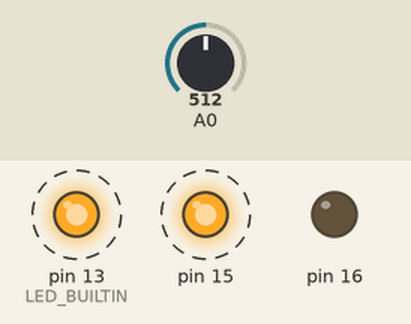
Recording of a sketch running on a simulated Arduino Uno, built with avr-gcc and run on an emulated ATmega328P. Shown: output pins drawn as LEDs (lit = HIGH). Dashed ring = blinking. The inputs (shaded band) are chosen by the test bench; at power-on: A0 = 512. What the sketch prints to the serial monitor is not drawn.

Above: at 0.2 s.
Timing chart, 0 to 3.0 s (numbered marks = the images above):
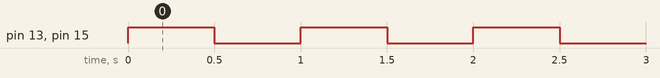

The sketch:

PicoCheck.ino
```cpp
// Exercises the Pico pins the simulator maps: the built-in LED, PWM, an
// analog input and the USB serial port.
void setup() {
  Serial.begin(115200);
  pinMode(LED_BUILTIN, OUTPUT);
  pinMode(15, OUTPUT);
  analogWrite(16, 64);
}

void loop() {
  digitalWrite(LED_BUILTIN, HIGH);
  digitalWrite(15, HIGH);
  Serial.println(analogRead(A0));
  delay(500);
  digitalWrite(LED_BUILTIN, LOW);
  digitalWrite(15, LOW);
  delay(500);
}
```

Measured:
- by itself, pin 13 (LED_BUILTIN), pin 15: alternates HIGH for 0.50 s and LOW for 0.50 s
